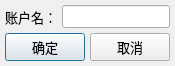
<?xml version="1.0" encoding="UTF-8"?>
<ui version="4.0">
 <class>CAccountAddWin</class>
 <widget class="QDialog" name="CAccountAddWin">
  <property name="geometry">
   <rect>
    <x>0</x>
    <y>0</y>
    <width>165</width>
    <height>63</height>
   </rect>
  </property>
  <property name="maximumSize">
   <size>
    <width>165</width>
    <height>63</height>
   </size>
  </property>
  <property name="font">
   <font>
    <family>Courier New</family>
    <pointsize>10</pointsize>
   </font>
  </property>
  <property name="windowTitle">
   <string>新增账户</string>
  </property>
  <property name="windowIcon">
   <iconset resource="../resource/res.qrc">
    <normaloff>:/icon/hicolor_actions_24x24_hb-account.png</normaloff>:/icon/hicolor_actions_24x24_hb-account.png</iconset>
  </property>
  <layout class="QGridLayout" name="gridLayout" rowstretch="0,0">
   <property name="leftMargin">
    <number>5</number>
   </property>
   <property name="topMargin">
    <number>5</number>
   </property>
   <property name="rightMargin">
    <number>5</number>
   </property>
   <property name="bottomMargin">
    <number>5</number>
   </property>
   <property name="spacing">
    <number>5</number>
   </property>
   <item row="0" column="0" colspan="2">
    <layout class="QHBoxLayout" name="horizontalLayout">
     <item>
      <widget class="QLabel" name="label">
       <property name="text">
        <string>账户名：</string>
       </property>
      </widget>
     </item>
     <item>
      <widget class="QLineEdit" name="m_iNameEdit"/>
     </item>
    </layout>
   </item>
   <item row="1" column="0">
    <widget class="QPushButton" name="m_iOkBtn">
     <property name="text">
      <string>确定</string>
     </property>
    </widget>
   </item>
   <item row="1" column="1">
    <widget class="QPushButton" name="m_iCancelBtn">
     <property name="text">
      <string>取消</string>
     </property>
    </widget>
   </item>
  </layout>
 </widget>
 <resources>
  <include location="../resource/res.qrc"/>
 </resources>
 <connections>
  <connection>
   <sender>m_iOkBtn</sender>
   <signal>clicked()</signal>
   <receiver>CAccountAddWin</receiver>
   <slot>accept()</slot>
   <hints>
    <hint type="sourcelabel">
     <x>42</x>
     <y>48</y>
    </hint>
    <hint type="destinationlabel">
     <x>61</x>
     <y>62</y>
    </hint>
   </hints>
  </connection>
  <connection>
   <sender>m_iCancelBtn</sender>
   <signal>clicked()</signal>
   <receiver>CAccountAddWin</receiver>
   <slot>reject()</slot>
   <hints>
    <hint type="sourcelabel">
     <x>139</x>
     <y>45</y>
    </hint>
    <hint type="destinationlabel">
     <x>165</x>
     <y>55</y>
    </hint>
   </hints>
  </connection>
  <connection>
   <sender>CAccountAddWin</sender>
   <signal>accepted()</signal>
   <receiver>CAccountAddWin</receiver>
   <slot>__On_Accepted()</slot>
   <hints>
    <hint type="sourcelabel">
     <x>160</x>
     <y>5</y>
    </hint>
    <hint type="destinationlabel">
     <x>163</x>
     <y>9</y>
    </hint>
   </hints>
  </connection>
 </connections>
 <slots>
  <slot>__On_Accepted()</slot>
 </slots>
</ui>
